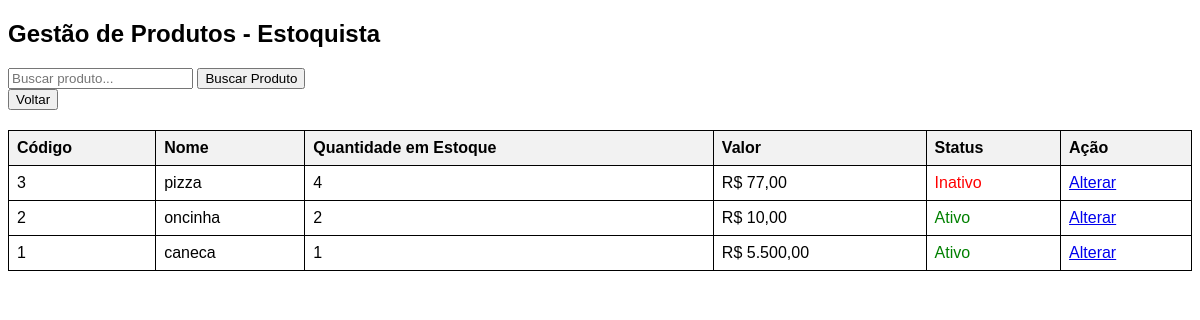
The app's page /listarprodutoestoquista.php with its own data.
### tables this page shows
CREATE TABLE `produtos` (
  `id` bigint(20) NOT NULL,
  `nome` varchar(200) NOT NULL,
  `avaliacao` decimal(2,1) DEFAULT NULL CHECK (`avaliacao` between 1.0 and 5.0 and `avaliacao` MOD 0.5 = 0),
  `descricao` varchar(2000) DEFAULT NULL,
  `preco` decimal(10,2) NOT NULL CHECK (`preco` >= 0),
  `quantidade_estoque` int(11) NOT NULL,
  `status` tinyint(1) NOT NULL DEFAULT 1
);

### listarprodutoestoquista.php (the view, shortened to what this page needs)
<?php
include "connectDB.php";
$itens_por_pagina = 10;
$pagina = isset($_GET['pagina']) ? intval($_GET['pagina']) : 1;
$offset = ($pagina - 1) * $itens_por_pagina;
$filtro = isset($_GET['filtro']) ? trim($_GET['filtro']) : '';
$sql = "SELECT id, nome, quantidade_estoque, preco, status FROM produtos";
$parametros = [];
$tipos = "";
$sql .= " ORDER BY id DESC LIMIT ?, ?";
$parametros[] = $offset;
$parametros[] = $itens_por_pagina;
$tipos .= "ii";
$stmt = $mysqli->prepare($sql);
$stmt->bind_param($tipos, ...$parametros);
$stmt->execute();
$result = $stmt->get_result();
?>
<!DOCTYPE html>
<html lang="pt-br">
<head>
</head>
<body>
    <h2>Gestão de Produtos - Estoquista</h2>
    <form method="GET" action="">
        <input type="text" name="filtro" placeholder="Buscar produto..." value="<?php echo htmlspecialchars($filtro); ?>">
        <button type="submit">Buscar Produto</button>
    </form>
    <div class="buttons-container">
        <button onclick="window.location.href='backofficeestoquista.php'">Voltar</button>
    </div>
    <table>
        <tr>
            <th>Código</th>
            <th>Nome</th>
            <th>Quantidade em Estoque</th>
            <th>Valor</th>
            <th>Status</th>
            <th>Ação</th>
        </tr>
        <?php while ($row = $result->fetch_assoc()) { ?>
        <tr>
            <td><?php echo $row['id']; ?></td>
            <td><?php echo htmlspecialchars($row['nome']); ?></td>
            <td><?php echo $row['quantidade_estoque']; ?></td>
            <td>R$ <?php echo number_format($row['preco'], 2, ',', '.'); ?></td>
            <td>
                <span class="<?php echo ($row['status'] == 1) ? 'status-ativo' : 'status-inativo'; ?>">
                    <?php echo ($row['status'] == 1) ? 'Ativo' : 'Inativo'; ?>
                </span>
            </td>
            <td>
                <a href="alterarProdutoEstoquista.php?id=<?php echo $row['id']; ?>">Alterar</a>
            </td>
        </tr>
        <?php } ?>
    </table>
</body>
</html>

### listarprodutoestoquista.php (style rules this page uses)
body { font-family: Arial, sans-serif; }
.buttons-container { display: flex; justify-content: space-between; margin-bottom: 20px; }
table { width: 100%; border-collapse: collapse; }
th, td { border: 1px solid black; padding: 8px; text-align: left; }
th { background-color: #f2f2f2; }
.status-ativo { color: green; }
.status-inativo { color: red; }

### records on screen
produtos: id "3", nome "pizza", quantidade_estoque "4", preco "77,00", status "Inativo"
produtos: id "2", nome "oncinha", quantidade_estoque "2", preco "10,00", status "Ativo"
produtos: id "1", nome "caneca", quantidade_estoque "1", preco "5.500,00", status "Ativo"
